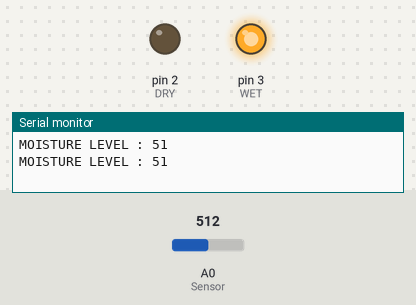
Simulated run of this sketch. Board: Arduino Uno, built with avr-gcc and run on an emulated ATmega328P. Parts: output pins drawn as LEDs (lit = HIGH), the last lines printed to the serial monitor. The inputs (shaded band) are chosen by the test bench; at power-on: A0 (Sensor) = 512.

Above: at 3.2 s.
3.3 s: A0 (Sensor) set to 984
6.8 s: A0 (Sensor) set to 1014
At 7.7 s:
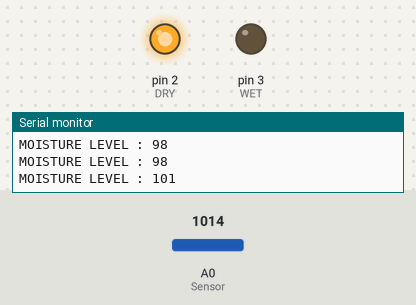
10.8 s: A0 (Sensor) set to 900
At 11.8 s:
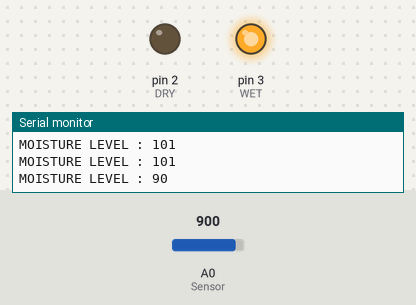
14.8 s: A0 (Sensor) set to 1023
At 15.8 s:
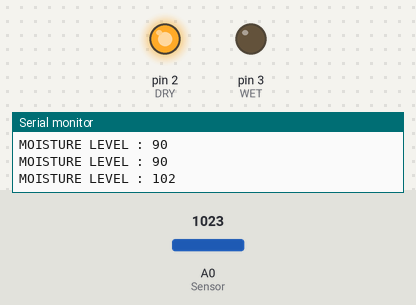
Timing chart, 0 to 17.8 s (numbered marks = the images above; inputs shaded):
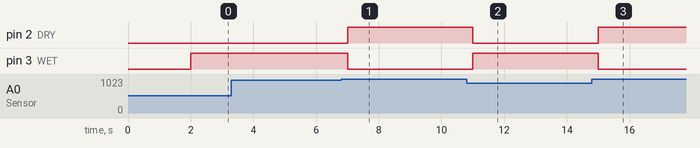

The sketch:

ss.ino
```cpp
int WET= 3;
int DRY= 2;
int Sensor= 0; // Soil Sensor input at Analog PIN A0
int value= 0;

void setup() {
   Serial.begin(9600);
   pinMode(WET, OUTPUT);
   pinMode(DRY, OUTPUT);
   delay(2000);
}

void loop() {
   Serial.print("MOISTURE LEVEL : ");
   value= analogRead(Sensor);
   value= value/10;
   Serial.println(value);
   if(value<100)
   {
      digitalWrite(WET, HIGH);
   }
   else
   {
      digitalWrite(DRY,HIGH);
   }
   delay(1000);
   digitalWrite(WET,LOW);
   digitalWrite(DRY, LOW);
}
```

Measured:
- the behaviour switches between 999 and 1000 on A0 (Sensor) (found by bisection; images 0 and 1)
- after the input at 6.8 s, pin 2 (DRY): LOW → HIGH after 0.20 s; pin 3 (WET): HIGH → LOW after 0.20 s
- after the input at 10.8 s, pin 2 (DRY): HIGH → LOW after 0.20 s; pin 3 (WET): LOW → HIGH after 0.20 s
- after the input at 14.8 s, pin 2 (DRY): LOW → HIGH after 0.21 s; pin 3 (WET): HIGH → LOW after 0.21 s
